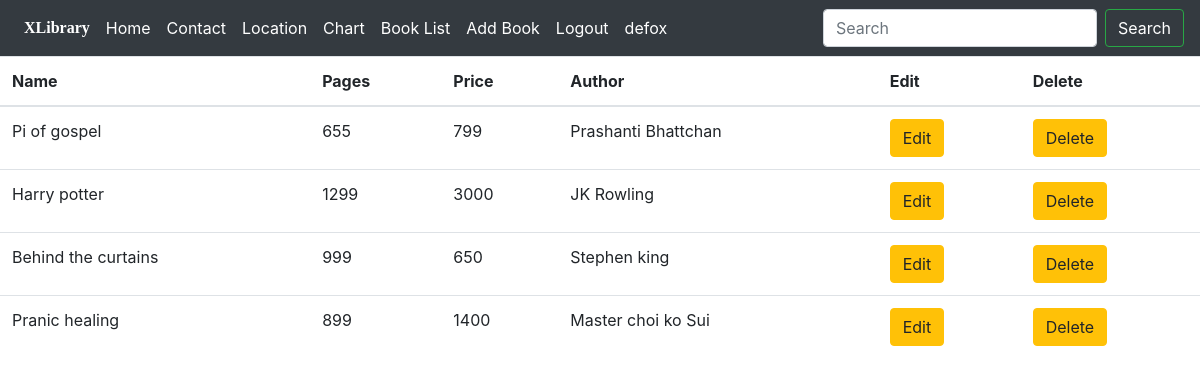
The app's page /list-book/ (signed in) with its own data.
### home/models.py (models this page shows, shortened)
class Books(models.Model):
    name= models.CharField(max_length=200)
    pages= models.IntegerField()
    price= models.IntegerField()
    author= models.ForeignKey(Author, on_delete=models.CASCADE)

class Author(models.Model):
    name= models.CharField(max_length=100)
    age = models.IntegerField()
    def __str__(self):
        return self.name

### home/views.py (the view)
# urls.py: path('list-book/',views.list_book, name='list_book'),
def list_book(request):
    books =Books.objects.all()
    return render(request, 'list_book.html', context={'books':books})

### home/templates/list_book.html
{% include 'nav.html' %}
{% block content %}
<table class="table">
    <thead>
        <tr>
            <th>Name</th>
            <th>Pages</th>
            <th>Price</th>
            <th>Author</th>
            <th>Edit</th>
            <th>Delete</th>
        </tr>
    </thead>
    <tbody>
        {% for b in books %}
        <tr>
            <td>{{b.name}}</td>
            <td>{{b.pages}}</td>
            <td>{{b.price}}</td>
            <td>{{b.author}}</td>
            <td>
                <a href="{% url 'edit-books' b.id %}">
                    <button class="btn btn-warning">Edit</button>
                </a>
            </td>
            <td>
                <a href="{% url 'delete-books' b.id %}">
                    <button class="btn btn-warning">Delete</button>
                </a>
            </td>
        </tr>
        {% endfor %}
    </tbody>
</table>
{% endblock %}

### home/templates/nav.html (shortened to what this page needs)
<!DOCTYPE html>
<html lang="en">
<head>
    <link rel="stylesheet" href="https://cdn.jsdelivr.net/npm/bootstrap@4.6.2/dist/css/bootstrap.min.css"
>
</head>
<body>
    <nav class="navbar navbar-expand-lg navbar-dark bg-dark">
        <div class="collapse navbar-collapse" id="navbarSupportedContent">
          <ul class="navbar-nav mr-auto">
            <li class="nav-link active" style="font-family: verdana,sans serif;font-weight:bold;">XLibrary</li>
            <li class="nav-item active">
              <a class="nav-link" href="{% url 'home' %}">Home</a>
            </li>
            <li class="nav-item active">
                <a href="{% url 'contact' %}" class="nav-link">Contact</a>
            </li>
            <li class="nav-item active">
              <a class="nav-link" href="{% url 'location' %}">Location</a>
            </li>
            <li class="nav-item active">
              <a href="{% url 'chart' %}" class="nav-link">Chart</a>
            </li>
            <li class="nav-item active">
              <a href="{% url 'list_book' %}" class="nav-link">Book List</a>
            </li>
            <li class="nav-item active">
              <a href="{% url 'add_book' %}" class="nav-link">Add Book</a>
            </li>
            {% if not user.is_authenticated %}
            <li class="nav-item active">
              <a href="{% url 'register' %}" class="nav-link">Register</a>
            </li>
            <li class="nav-item active">
              <a href="{% url 'login' %}" class="nav-link">Login</a>
            </li>
            {% else %}
            <li class="nav-item active">
              <a href="{% url 'logout' %}" class="nav-link">Logout</a>
            </li>
            <li class="nav-item active">
              <a href="#" class="nav-link">{{user.username}}</a>
            </li>
            {% endif %}
          </ul>
          <form class="form-inline my-2 my-lg-0">
            <input class="form-control mr-sm-2" type="search" placeholder="Search" aria-label="Search">
            <button class="btn btn-outline-success my-2 my-sm-0" type="submit" style="color: white;">Search</button>
          </form>
        </div>
      </nav>
</body>
</html>

### records on screen
Books: name "Pi of gospel", pages "655", price "799", author "Prashanti Bhattchan"
Books: name "Harry potter", pages "1299", price "3000", author "JK Rowling"
Books: name "Behind the curtains", pages "999", price "650", author "Stephen king"
Books: name "Pranic healing", pages "899", price "1400", author "Master choi ko Sui"

### other values on screen
{{ user.username }} "defox"
